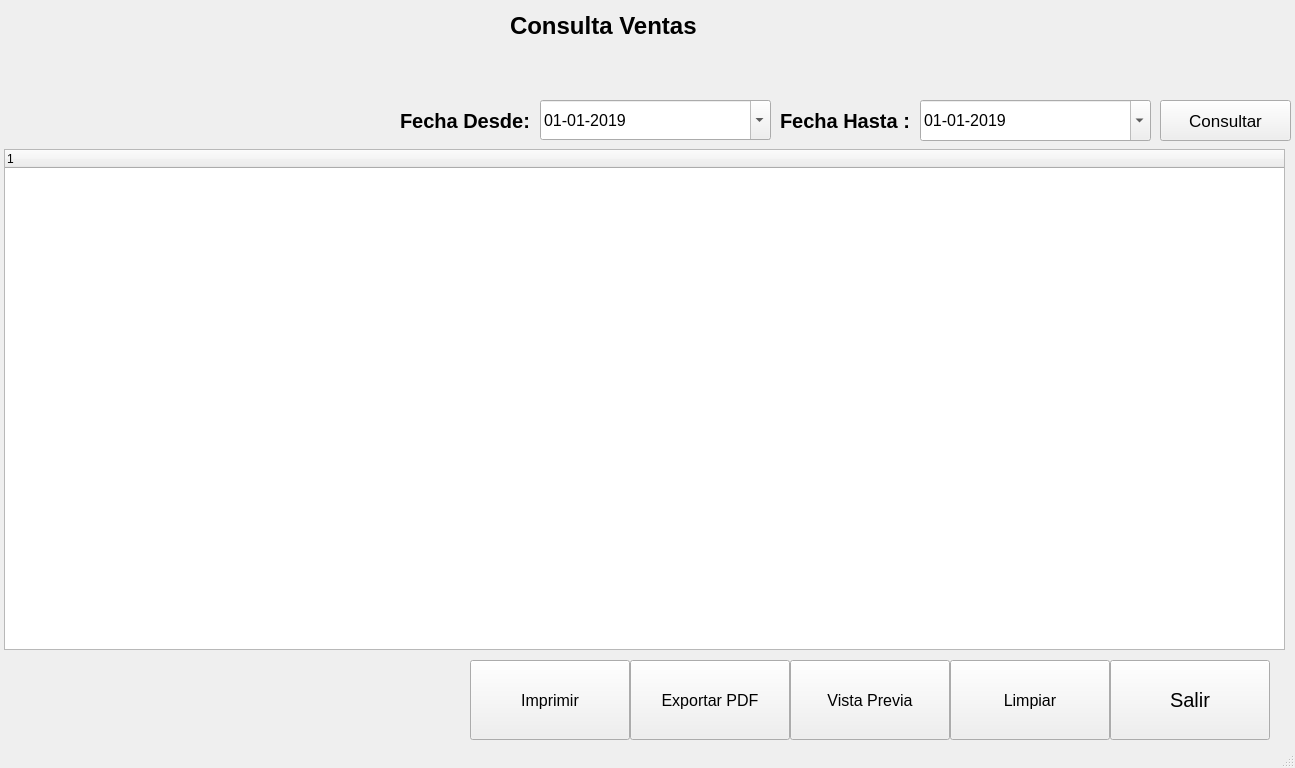
<?xml version="1.0" encoding="UTF-8"?>
<ui version="4.0">
 <class>MainWindow</class>
 <widget class="QMainWindow" name="MainWindow">
  <property name="geometry">
   <rect>
    <x>0</x>
    <y>0</y>
    <width>1295</width>
    <height>768</height>
   </rect>
  </property>
  <property name="windowTitle">
   <string>MainWindow</string>
  </property>
  <widget class="QWidget" name="centralwidget">
   <widget class="QTreeWidget" name="treeWidgetVentas">
    <property name="geometry">
     <rect>
      <x>4</x>
      <y>149</y>
      <width>1281</width>
      <height>501</height>
     </rect>
    </property>
    <column>
     <property name="text">
      <string notr="true">1</string>
     </property>
    </column>
   </widget>
   <widget class="QLabel" name="label">
    <property name="geometry">
     <rect>
      <x>510</x>
      <y>10</y>
      <width>201</width>
      <height>31</height>
     </rect>
    </property>
    <property name="font">
     <font>
      <pointsize>18</pointsize>
      <weight>75</weight>
      <bold>true</bold>
     </font>
    </property>
    <property name="text">
     <string>Consulta Ventas</string>
    </property>
   </widget>
   <widget class="QPushButton" name="btnVistaPrevia">
    <property name="geometry">
     <rect>
      <x>790</x>
      <y>660</y>
      <width>160</width>
      <height>80</height>
     </rect>
    </property>
    <property name="font">
     <font>
      <pointsize>12</pointsize>
     </font>
    </property>
    <property name="text">
     <string>Vista Previa</string>
    </property>
    <property name="icon">
     <iconset>
      <normaloff>../icon/file-1.png</normaloff>../icon/file-1.png</iconset>
    </property>
    <property name="iconSize">
     <size>
      <width>40</width>
      <height>40</height>
     </size>
    </property>
   </widget>
   <widget class="QPushButton" name="btnSalir">
    <property name="geometry">
     <rect>
      <x>1110</x>
      <y>660</y>
      <width>160</width>
      <height>80</height>
     </rect>
    </property>
    <property name="font">
     <font>
      <pointsize>15</pointsize>
     </font>
    </property>
    <property name="text">
     <string>Salir</string>
    </property>
    <property name="icon">
     <iconset>
      <normaloff>../icon/exit-2.png</normaloff>../icon/exit-2.png</iconset>
    </property>
    <property name="iconSize">
     <size>
      <width>50</width>
      <height>50</height>
     </size>
    </property>
   </widget>
   <widget class="QPushButton" name="btnLimpiarTabla">
    <property name="geometry">
     <rect>
      <x>950</x>
      <y>660</y>
      <width>160</width>
      <height>80</height>
     </rect>
    </property>
    <property name="font">
     <font>
      <pointsize>12</pointsize>
     </font>
    </property>
    <property name="text">
     <string>Limpiar</string>
    </property>
    <property name="icon">
     <iconset>
      <normaloff>../icon/error.png</normaloff>../icon/error.png</iconset>
    </property>
    <property name="iconSize">
     <size>
      <width>40</width>
      <height>40</height>
     </size>
    </property>
   </widget>
   <widget class="QPushButton" name="btnImprimir">
    <property name="geometry">
     <rect>
      <x>470</x>
      <y>660</y>
      <width>160</width>
      <height>80</height>
     </rect>
    </property>
    <property name="font">
     <font>
      <pointsize>12</pointsize>
     </font>
    </property>
    <property name="text">
     <string>Imprimir</string>
    </property>
    <property name="icon">
     <iconset>
      <normaloff>../icon/print.png</normaloff>../icon/print.png</iconset>
    </property>
    <property name="iconSize">
     <size>
      <width>40</width>
      <height>40</height>
     </size>
    </property>
   </widget>
   <widget class="QPushButton" name="btnExportarPDF">
    <property name="geometry">
     <rect>
      <x>630</x>
      <y>660</y>
      <width>160</width>
      <height>80</height>
     </rect>
    </property>
    <property name="font">
     <font>
      <pointsize>12</pointsize>
     </font>
    </property>
    <property name="text">
     <string>Exportar PDF</string>
    </property>
    <property name="icon">
     <iconset>
      <normaloff>../icon/document.png</normaloff>../icon/document.png</iconset>
    </property>
    <property name="iconSize">
     <size>
      <width>40</width>
      <height>40</height>
     </size>
    </property>
   </widget>
   <widget class="QLabel" name="label_3">
    <property name="geometry">
     <rect>
      <x>780</x>
      <y>100</y>
      <width>141</width>
      <height>41</height>
     </rect>
    </property>
    <property name="font">
     <font>
      <pointsize>15</pointsize>
      <weight>75</weight>
      <bold>true</bold>
     </font>
    </property>
    <property name="text">
     <string>Fecha Hasta :</string>
    </property>
   </widget>
   <widget class="QLabel" name="label_2">
    <property name="geometry">
     <rect>
      <x>400</x>
      <y>100</y>
      <width>131</width>
      <height>41</height>
     </rect>
    </property>
    <property name="font">
     <font>
      <pointsize>15</pointsize>
      <weight>75</weight>
      <bold>true</bold>
     </font>
    </property>
    <property name="text">
     <string>Fecha Desde:</string>
    </property>
   </widget>
   <widget class="QDateEdit" name="dateEditDesde">
    <property name="geometry">
     <rect>
      <x>540</x>
      <y>100</y>
      <width>231</width>
      <height>40</height>
     </rect>
    </property>
    <property name="font">
     <font>
      <pointsize>12</pointsize>
     </font>
    </property>
    <property name="buttonSymbols">
     <enum>QAbstractSpinBox::NoButtons</enum>
    </property>
    <property name="dateTime">
     <datetime>
      <hour>0</hour>
      <minute>0</minute>
      <second>0</second>
      <year>2019</year>
      <month>1</month>
      <day>1</day>
     </datetime>
    </property>
    <property name="minimumDateTime">
     <datetime>
      <hour>0</hour>
      <minute>0</minute>
      <second>0</second>
      <year>2018</year>
      <month>1</month>
      <day>1</day>
     </datetime>
    </property>
    <property name="maximumDate">
     <date>
      <year>2030</year>
      <month>12</month>
      <day>31</day>
     </date>
    </property>
    <property name="displayFormat">
     <string>dd-MM-yyyy</string>
    </property>
    <property name="calendarPopup">
     <bool>true</bool>
    </property>
   </widget>
   <widget class="QDateEdit" name="dateEditHasta">
    <property name="geometry">
     <rect>
      <x>920</x>
      <y>100</y>
      <width>231</width>
      <height>41</height>
     </rect>
    </property>
    <property name="font">
     <font>
      <pointsize>12</pointsize>
     </font>
    </property>
    <property name="buttonSymbols">
     <enum>QAbstractSpinBox::NoButtons</enum>
    </property>
    <property name="dateTime">
     <datetime>
      <hour>0</hour>
      <minute>0</minute>
      <second>0</second>
      <year>2019</year>
      <month>1</month>
      <day>1</day>
     </datetime>
    </property>
    <property name="minimumDateTime">
     <datetime>
      <hour>0</hour>
      <minute>0</minute>
      <second>0</second>
      <year>2018</year>
      <month>1</month>
      <day>1</day>
     </datetime>
    </property>
    <property name="maximumDate">
     <date>
      <year>2030</year>
      <month>12</month>
      <day>31</day>
     </date>
    </property>
    <property name="displayFormat">
     <string>dd-MM-yyyy</string>
    </property>
    <property name="calendarPopup">
     <bool>true</bool>
    </property>
   </widget>
   <widget class="QPushButton" name="btnConsultar">
    <property name="geometry">
     <rect>
      <x>1160</x>
      <y>100</y>
      <width>131</width>
      <height>41</height>
     </rect>
    </property>
    <property name="font">
     <font>
      <pointsize>13</pointsize>
     </font>
    </property>
    <property name="text">
     <string>Consultar</string>
    </property>
    <property name="icon">
     <iconset>
      <normaloff>../icon/binoculars.png</normaloff>../icon/binoculars.png</iconset>
    </property>
    <property name="iconSize">
     <size>
      <width>40</width>
      <height>40</height>
     </size>
    </property>
   </widget>
  </widget>
  <widget class="QStatusBar" name="statusbar"/>
 </widget>
 <resources/>
 <connections/>
</ui>
